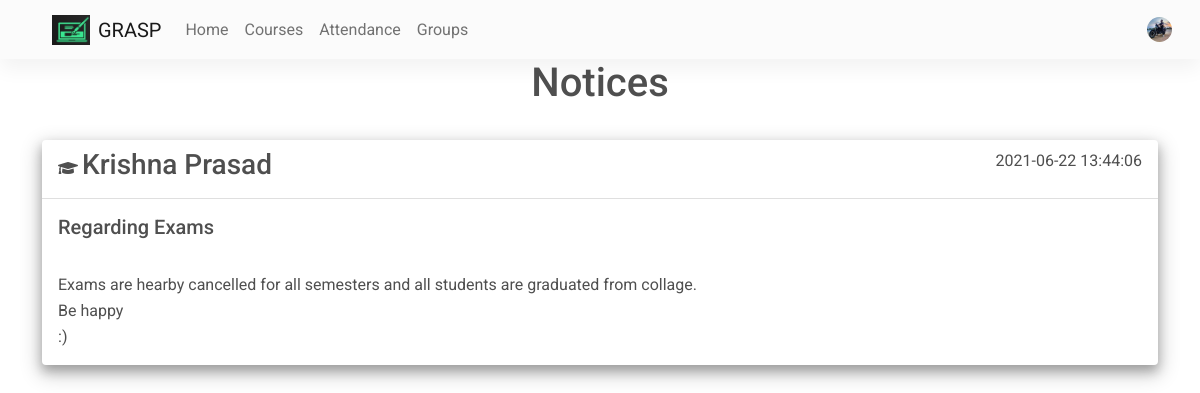
The app's page / (signed in) with its own data.
### website/models.py (models this page shows)
class User(db.Model, UserMixin):
    id = db.Column(db.Integer, primary_key=True)
    email = db.Column(db.String(150), unique=True, nullable=False)
    password = db.Column(db.String(150), nullable=False)
    first_name = db.Column(db.String(150), nullable=False)
    user_type = db.Column(db.String(1), nullable=False)
    notes = db.relationship('Note', backref='author', lazy=True)
    array_ids = db.relationship('Array_ids')
    student = db.relationship('Student', backref='user')
    teacher = db.relationship('Teacher', backref='user')
    mobile = db.Column(db.Integer, nullable=False)
    profile_pic = db.Column(
        db.String(150), nullable=False, default="default.jpg")
    dob = db.Column(db.DateTime(timezone=True), nullable=False)
    gender = db.Column(db.String(1), nullable=False)

class Note(db.Model):
    id = db.Column(db.Integer, primary_key=True)
    title = db.Column(db.String(150))
    data = db.Column(db.Text, nullable=False)
    date = db.Column(db.DateTime(timezone=True), default=func.now())
    user_ids = db.relationship("Array_ids")
    user_id = db.Column(db.Integer, db.ForeignKey('user.id'))
    notice_type = db.Column(db.String(1))
    user_name = db.Column(db.String(150))

### website/main/routes.py (the view)
@views.route('/', methods=['GET', 'POST'])
@login_required
def home():
    user_notes = []
    notes = Note.query.all()
    for note in notes:
        user_ids = note.user_ids
        for user_id in user_ids:
            if current_user.id == user_id.user_id:
                user_notes.append(note)
        if note.user_id == current_user.id:
            user_notes.append(note)
    user_notes.reverse()
    if current_user.user_type.lower() == 's' or current_user.user_type.lower() == 'p':
        return render_template("home.html", user=current_user, notes=user_notes)
    elif current_user.user_type.lower() == 'a':
        return render_template('admin.html', user=current_user)
    else:
        return redirect(url_for(views.logout))

### website/templates/home.html (shortened to what this page needs)
{% extends "base.html" %}
{% block content %}
<h1 align="center">Notices</h1>
{% for note in notes %}
    <div class="card shadow-3-strong mb-3">
        <div class="card-header">
            <i style="display: inline-block;" aria-hidden="true" class="fas fa-graduation-cap"></i>
            <h3 style="display: inline-block;">
                {{note.user_name}}
            </h3>
            <p style="display: inline-block; float: right;">
                {{note.date}}
            </p>
        </div>
        <div class="card-body">
            <h5 class="card-title">{{ note.title }}</h5>
            <p class="card-text" style="white-space: pre-line;">
                {{note.data}}
            </p>
        </div>
    </div>
{% endfor %}
{% endblock %}

### website/templates/base.html (shortened to what this page needs)
<!DOCTYPE html>
<html lang="en">
<head>
    <link rel="stylesheet" href="https://use.fontawesome.com/releases/v5.15.2/css/all.css" />
    <link rel="stylesheet" href="https://stackpath.bootstrapcdn.com/bootstrap/4.4.1/css/bootstrap.min.css"
 />
    <link rel="stylesheet" type="text/css" href="{{ url_for('static', filename='css/mdb.min.css') }}">
    <link rel="stylesheet" type="text/css" href="{{ url_for('static', filename='css/mdb.rtl.min.css') }}">
</head>
<body>
    <nav class="navbar navbar-expand-lg navbar-light bg-light">
        <div class="container-fluid">
            <a class="navbar-brand" href="/">
                <img src="{{url_for('static',filename='logo4.jpeg')}}" class="me-2" height="30" alt="" loading="lazy" />
                GRASP
            </a>
            <div class="collapse navbar-collapse" id="navbarNavAltMarkup">
                {% if user.is_authenticated %}
                {% if user.user_type=='s' %}
                <div class="navbar-nav mr-auto">
                    <a class="nav-link" aria-current="page" href="/">Home</a>
                    <a class="nav-item nav-link" id="courses" href="/courses">Courses</a>
                    <a class="nav-item nav-link" id="attendance" href="/attendance">Attendance</a>
                    <a class="nav-item nav-link" id="groups" href="/groups">Groups</a>
                </div>
                {% endif %}
                <div class="d-flex align-items-center">
                    <a class="dropdown-toggle d-flex align-items-center hidden-arrow" href="#"
                        id="navbarDropdownMenuLink" role="button" data-mdb-toggle="dropdown" aria-expanded="false">
                        <img src="{{url_for('static', filename='img/' + user.profile_pic)}}" class="rounded-circle"
                            height="25" alt="" loading="lazy" />
                    </a>
                </div>
                {% else %}
                <div class="navbar-nav me-auto mb-2 mb-lg-0">
                </div>
                <div class="d-flex align-items-center">
                    <a class="btn btn-link" id="login" href="/login">Login</a>
                </div>
                {% endif %}
            </div>
        </div>
    </nav>
    <div class="container">
        {% block content %}{% endblock %}
    </div>
</body>
</html>

### records on screen
User: profile_pic (picture)
Note: user_name "Krishna Prasad", date "2021-06-22 13:44:06", title "Regarding Exams", data "Exams are hearby cancelled for all semesters and all students are graduated from collage. Be happy :)"
